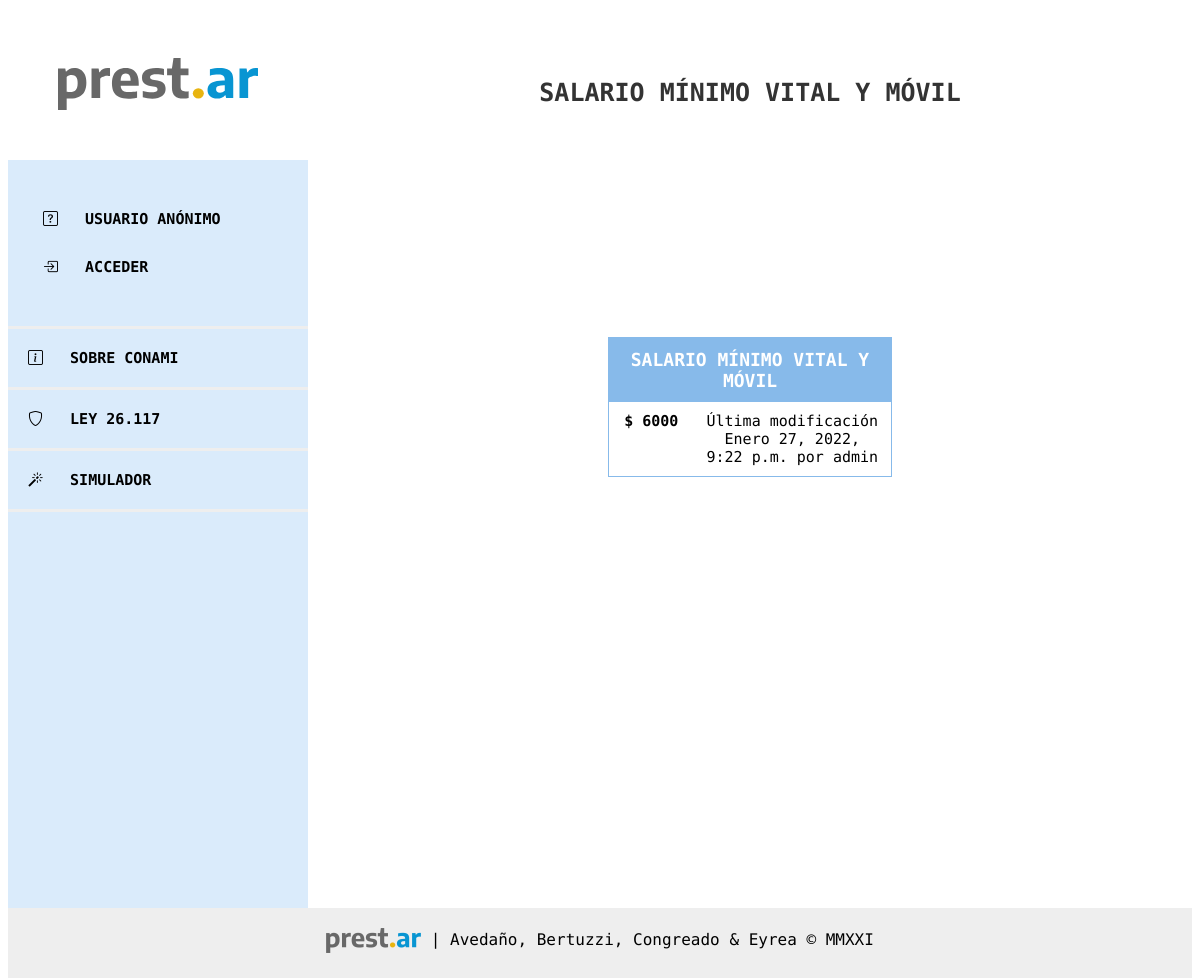
Page /configuracion/smvm/1/ on the committed database.
### prestamos/models.py (models this page shows, shortened)
class SMVM(models.Model):
    author = models.ForeignKey(
        settings.AUTH_USER_MODEL, on_delete=models.CASCADE)
    monto = models. PositiveIntegerField()
    created_date = models.DateTimeField(
        default=timezone.now)

### accounts/models.py (models this page shows, shortened)
class Emprendedor(AbstractUser):
    GENEROS_LISTA = [
        ('F', 'Femenino'),
        ('M', 'Masculino'),
        ('X', 'Otre'),
    ]
    IDENTIDAD_LISTA = [
        ('Mujer cis', 'Mujer'),
        ('Hombre cis', 'Hombre'),
        ('Mujer trans', 'Mujer trans'),
        ('Hombre trans', 'Hombre trans'),
        ('No binarie', 'No binarie'),
        ('No declara', 'Prefiero no decir'),
    ]
    ESTADO_CIVIL = [
        ('Soltero', 'Soltero'),
        ('Casado', 'Casado'),
        ('Divorciado', 'Dovorciado'),
        ('Viudo', 'Viudo'),
        ('Concubinato', 'Concubinato'),
        ('Unión Civil', 'Unión civil'),
    ]
    NIVEL_EDUCATIVO = [
        ('Primario incompleto', 'Primario incompleto'),
        ('Primario Completo', 'Primario completo'),
        ('Primario completo', 'Secundario incompleto'),
        ('Secundario completo', 'Secundario completo'),
        ('Terciario incompleto', 'Terciario incompleto'),
        ('Terciario completo', 'Terciario completo'),
        ('Universitario incompleto', 'Universitario incompleto'),
        ('Universitario completo', 'Universitario completo'),
    ]
    nombre = models.CharField(max_length=200, null=True)
    apellido = models.CharField(max_length=200, null=True)
    genero = models.CharField(max_length=200, choices=GENEROS_LISTA)
    identidad = models.CharField(
        max_length=200, choices=IDENTIDAD_LISTA, blank=True, null=True)
    dni = models.IntegerField(null=True)
    fec_nac = models.DateField(null=True)
    estado_civil = models.CharField(
        max_length=200, choices=ESTADO_CIVIL, null=True)
    telefono = models.IntegerField(null=True)
    celular = models.BooleanField(default=True)
    email = models.CharField(max_length=200, null=True)
    educacion = models.CharField(
        max_length=200, choices=NIVEL_EDUCATIVO, null=True)
    provincia = models.CharField(max_length=20)
    domicilio = models.ForeignKey(
        "prestamos.Domicilio", on_delete=models.CASCADE)
    def __str__(self):
        return self.username

### prestamos/views.py (the view)
# urls.py: path('configuracion/smvm/<int:pk>/', views.smvm_detail, name='smvm_detail'),
def smvm_detail(request, pk):
    smvm = get_object_or_404(SMVM, pk=pk)
    return render(request, 'configuracion/smvm_detail.html', {'smvm': smvm})

### prestamos/templates/configuracion/smvm_detail.html (shortened to what this page needs)
{% extends 'base.html' %}
{% block content %}
<header>
	SALARIO MÍNIMO VITAL Y MÓVIL
</header>
<main>
<form target="_self" class="smvm">{% csrf_token %}
  <div class="caja">
    <div class="grid-item titulo mayus">
      <span>SALARIO MÍNIMO VITAL Y MÓVIL
      </span>
      </div>
      <div class="grid-item texto" style="text-align:center">$ {{ smvm.monto }}</div>
      <div class="grid-item" style="text-align:center">Última modificación {{ smvm.created_date }} por {{ smvm.author }}</div>
  </div>
	</form>
</main>
{% endblock %}

### static/css/style.css (style rules this page uses)
html { height: 100%; }
body { min-height: 100%; font-family: "Encode Sans", sans-serif !important; display: grid; grid-template: "menu header" "menu main" "menu main" "footer footer" / 300px 1fr; }
header { grid-area: header; font-size: 25px; padding: 70px 70px 50px 70px; text-align: center; font-weight: 900; color: #333; }
main { grid-area: main; padding-bottom: 50px; padding-left: 300px; padding-right: 300px; }
.caja { margin-bottom: 20px; display: grid; grid-template-columns: 30% 70%; border: 1px solid #87baea; }
.grid-item { padding: 10px; border-top: 1px solid #87baea; display: grid; align-items: left; font-size: 15px; }
.titulo { text-align: center; font-size: 18px; font-weight: bold; color: white; background-color: #87baea; grid-column-start: 1; grid-column-end: 3; }
.texto { font-size: 15px; font-weight: bold; }
.mayus { text-transform: uppercase; }
html, body { font-family: Arial, Helvetica, sans-serif; }

### rows in the picture
SMVM: monto "6000", created_date "Enero 27, 2022, 9:22 p.m.", author "admin"
